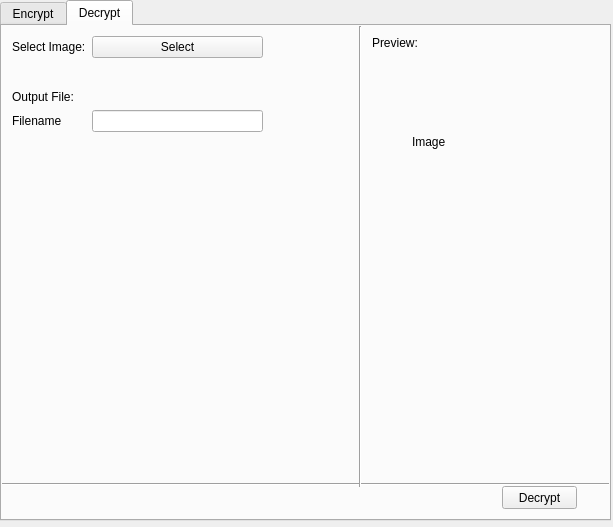
<?xml version="1.0" encoding="UTF-8"?>
<ui version="4.0">
 <class>Steganography</class>
 <widget class="QMainWindow" name="Steganography">
  <property name="geometry">
   <rect>
    <x>0</x>
    <y>0</y>
    <width>613</width>
    <height>527</height>
   </rect>
  </property>
  <property name="windowTitle">
   <string>Steganography</string>
  </property>
  <property name="styleSheet">
   <string notr="true">bacground-color:rgb(0, 255, 127)</string>
  </property>
  <property name="animated">
   <bool>false</bool>
  </property>
  <property name="tabShape">
   <enum>QTabWidget::Rounded</enum>
  </property>
  <widget class="QWidget" name="centralwidget">
   <widget class="QTabWidget" name="tab_widget">
    <property name="enabled">
     <bool>true</bool>
    </property>
    <property name="geometry">
     <rect>
      <x>0</x>
      <y>0</y>
      <width>611</width>
      <height>521</height>
     </rect>
    </property>
    <property name="sizePolicy">
     <sizepolicy hsizetype="Fixed" vsizetype="Fixed">
      <horstretch>0</horstretch>
      <verstretch>0</verstretch>
     </sizepolicy>
    </property>
    <property name="autoFillBackground">
     <bool>false</bool>
    </property>
    <property name="currentIndex">
     <number>1</number>
    </property>
    <widget class="QWidget" name="encrypt">
     <property name="styleSheet">
      <string notr="true"/>
     </property>
     <attribute name="title">
      <string>Encrypt</string>
     </attribute>
     <widget class="QWidget" name="formLayoutWidget_2">
      <property name="geometry">
       <rect>
        <x>10</x>
        <y>10</y>
        <width>251</width>
        <height>281</height>
       </rect>
      </property>
      <layout class="QFormLayout" name="formLayout_2">
       <item row="0" column="0">
        <widget class="QLabel" name="label_5">
         <property name="text">
          <string>Select Image 1:</string>
         </property>
        </widget>
       </item>
       <item row="0" column="1">
        <widget class="QPushButton" name="select_button_1">
         <property name="maximumSize">
          <size>
           <width>16777215</width>
           <height>16777215</height>
          </size>
         </property>
         <property name="cursor">
          <cursorShape>PointingHandCursor</cursorShape>
         </property>
         <property name="text">
          <string>Select</string>
         </property>
         <property name="autoDefault">
          <bool>false</bool>
         </property>
        </widget>
       </item>
       <item row="1" column="0" colspan="2">
        <spacer name="horizontalSpacer_3">
         <property name="orientation">
          <enum>Qt::Horizontal</enum>
         </property>
         <property name="sizeHint" stdset="0">
          <size>
           <width>40</width>
           <height>20</height>
          </size>
         </property>
        </spacer>
       </item>
       <item row="2" column="0">
        <widget class="QLabel" name="label_6">
         <property name="text">
          <string>Select Image 2:</string>
         </property>
        </widget>
       </item>
       <item row="2" column="1">
        <widget class="QPushButton" name="select_button_2">
         <property name="maximumSize">
          <size>
           <width>16777215</width>
           <height>16777215</height>
          </size>
         </property>
         <property name="cursor">
          <cursorShape>PointingHandCursor</cursorShape>
         </property>
         <property name="text">
          <string>Select</string>
         </property>
        </widget>
       </item>
       <item row="3" column="0" colspan="2">
        <spacer name="horizontalSpacer_4">
         <property name="orientation">
          <enum>Qt::Horizontal</enum>
         </property>
         <property name="sizeHint" stdset="0">
          <size>
           <width>40</width>
           <height>20</height>
          </size>
         </property>
        </spacer>
       </item>
       <item row="4" column="0" colspan="2">
        <widget class="QLabel" name="label_2">
         <property name="text">
          <string>Output File:</string>
         </property>
        </widget>
       </item>
       <item row="5" column="0">
        <widget class="QLabel" name="label_7">
         <property name="text">
          <string>Filename</string>
         </property>
        </widget>
       </item>
       <item row="5" column="1">
        <widget class="QLineEdit" name="text_filename"/>
       </item>
      </layout>
     </widget>
     <widget class="Line" name="line">
      <property name="geometry">
       <rect>
        <x>0</x>
        <y>450</y>
        <width>601</width>
        <height>16</height>
       </rect>
      </property>
      <property name="orientation">
       <enum>Qt::Horizontal</enum>
      </property>
     </widget>
     <widget class="Line" name="line_2">
      <property name="geometry">
       <rect>
        <x>350</x>
        <y>-10</y>
        <width>16</width>
        <height>471</height>
       </rect>
      </property>
      <property name="orientation">
       <enum>Qt::Vertical</enum>
      </property>
     </widget>
     <widget class="QPushButton" name="encryptButton">
      <property name="geometry">
       <rect>
        <x>500</x>
        <y>470</y>
        <width>75</width>
        <height>23</height>
       </rect>
      </property>
      <property name="cursor">
       <cursorShape>PointingHandCursor</cursorShape>
      </property>
      <property name="text">
       <string>Encrypt</string>
      </property>
     </widget>
     <widget class="QLabel" name="label_9">
      <property name="geometry">
       <rect>
        <x>370</x>
        <y>10</y>
        <width>47</width>
        <height>13</height>
       </rect>
      </property>
      <property name="text">
       <string>Preview:</string>
      </property>
     </widget>
     <widget class="QLabel" name="lable_img_1">
      <property name="geometry">
       <rect>
        <x>400</x>
        <y>70</y>
        <width>151</width>
        <height>131</height>
       </rect>
      </property>
      <property name="text">
       <string>Image 1</string>
      </property>
      <property name="scaledContents">
       <bool>true</bool>
      </property>
     </widget>
     <widget class="QLabel" name="lable_img_2">
      <property name="geometry">
       <rect>
        <x>400</x>
        <y>270</y>
        <width>151</width>
        <height>131</height>
       </rect>
      </property>
      <property name="text">
       <string>Image 2</string>
      </property>
      <property name="scaledContents">
       <bool>true</bool>
      </property>
     </widget>
    </widget>
    <widget class="QWidget" name="decryp">
     <attribute name="title">
      <string>Decrypt</string>
     </attribute>
     <widget class="QWidget" name="formLayoutWidget">
      <property name="geometry">
       <rect>
        <x>10</x>
        <y>10</y>
        <width>251</width>
        <height>231</height>
       </rect>
      </property>
      <layout class="QFormLayout" name="formLayout">
       <item row="0" column="0">
        <widget class="QLabel" name="label">
         <property name="text">
          <string>Select Image:</string>
         </property>
        </widget>
       </item>
       <item row="0" column="1">
        <widget class="QPushButton" name="select_button_3">
         <property name="maximumSize">
          <size>
           <width>16777215</width>
           <height>16777215</height>
          </size>
         </property>
         <property name="cursor">
          <cursorShape>PointingHandCursor</cursorShape>
         </property>
         <property name="text">
          <string>Select</string>
         </property>
        </widget>
       </item>
       <item row="2" column="0">
        <widget class="QLabel" name="label_3">
         <property name="text">
          <string>Output File:</string>
         </property>
        </widget>
       </item>
       <item row="3" column="0">
        <widget class="QLabel" name="label_8">
         <property name="text">
          <string>Filename</string>
         </property>
        </widget>
       </item>
       <item row="3" column="1">
        <widget class="QLineEdit" name="text_filename_2"/>
       </item>
       <item row="1" column="0">
        <spacer name="horizontalSpacer_2">
         <property name="orientation">
          <enum>Qt::Horizontal</enum>
         </property>
         <property name="sizeHint" stdset="0">
          <size>
           <width>40</width>
           <height>20</height>
          </size>
         </property>
        </spacer>
       </item>
      </layout>
     </widget>
     <widget class="Line" name="line_3">
      <property name="geometry">
       <rect>
        <x>0</x>
        <y>450</y>
        <width>611</width>
        <height>16</height>
       </rect>
      </property>
      <property name="orientation">
       <enum>Qt::Horizontal</enum>
      </property>
     </widget>
     <widget class="Line" name="line_4">
      <property name="geometry">
       <rect>
        <x>350</x>
        <y>0</y>
        <width>16</width>
        <height>461</height>
       </rect>
      </property>
      <property name="orientation">
       <enum>Qt::Vertical</enum>
      </property>
     </widget>
     <widget class="QLabel" name="label_12">
      <property name="geometry">
       <rect>
        <x>370</x>
        <y>10</y>
        <width>47</width>
        <height>13</height>
       </rect>
      </property>
      <property name="text">
       <string>Preview:</string>
      </property>
     </widget>
     <widget class="QPushButton" name="decryptButton">
      <property name="geometry">
       <rect>
        <x>500</x>
        <y>460</y>
        <width>75</width>
        <height>23</height>
       </rect>
      </property>
      <property name="cursor">
       <cursorShape>PointingHandCursor</cursorShape>
      </property>
      <property name="text">
       <string>Decrypt</string>
      </property>
     </widget>
     <widget class="QLabel" name="lable_img_3">
      <property name="geometry">
       <rect>
        <x>410</x>
        <y>50</y>
        <width>151</width>
        <height>131</height>
       </rect>
      </property>
      <property name="text">
       <string>Image </string>
      </property>
      <property name="scaledContents">
       <bool>true</bool>
      </property>
     </widget>
    </widget>
   </widget>
  </widget>
 </widget>
 <tabstops>
  <tabstop>tab_widget</tabstop>
 </tabstops>
 <resources/>
 <connections/>
</ui>
